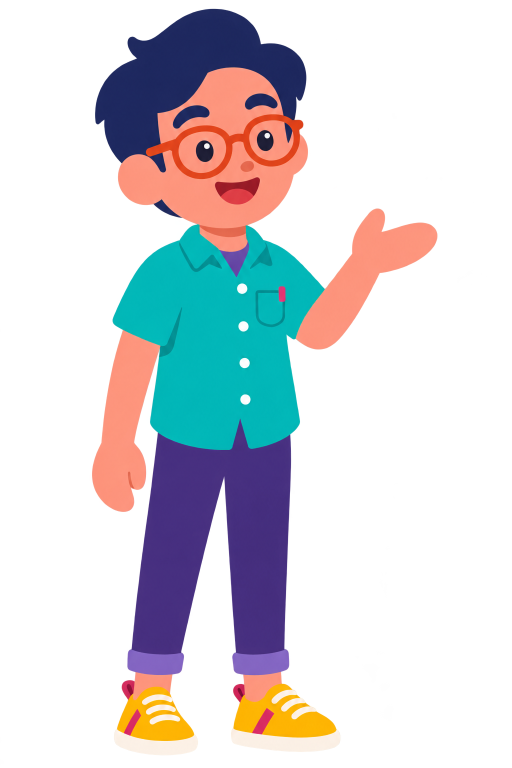
#> input picture remotion-remake/assets/mascot/source.png, 1024 x 1536 px (shown at 1/2 size)
$ python board.py
#> lines starting #> are read from the running program, lines starting #| are printed output that depends on the picture
"""Ghép bảng ảnh mẫu phong cách (fedtoon-characters.png) từ ảnh các nhân vật của kênh.

OpenAI nhận bảng này kèm mỗi yêu cầu vẽ (khi bật "Vẽ theo ảnh mẫu phong cách") để nền và đồ vật
cùng nét vẽ với nhân vật. Chạy lại khi thêm hoặc đổi ảnh nhân vật:
    python assets/style/board.py
Mọi ảnh png/jpg/webp khác đặt trong thư mục này cũng được gửi kèm (tối đa 8 ảnh, chỉ dùng ảnh của bạn).
"""
from pathlib import Path

import numpy as np
from PIL import Image

HERE = Path(__file__).resolve().parent
ROOT = HERE.parent.parent
SOURCES = [
    ROOT / "assets" / "mascot" / "source.png",
    *(ROOT / "assets" / "cast" / cid / "source.png" for cid in ["woman", "man", "scientist", "teen", "boy", "kid", "grandpa"]),
]
OUT = HERE / "fedtoon-characters.png"
BG = (238, 236, 244, 255)


def trimmed(path: Path) -> Image.Image:
    im = Image.open(path).convert("RGBA")
#> im is the input picture: PIL image 1024x1536 RGBA; mean R, G, B, A 37, 38.6, 42.3, 77.3
    a = np.array(im)[..., 3]
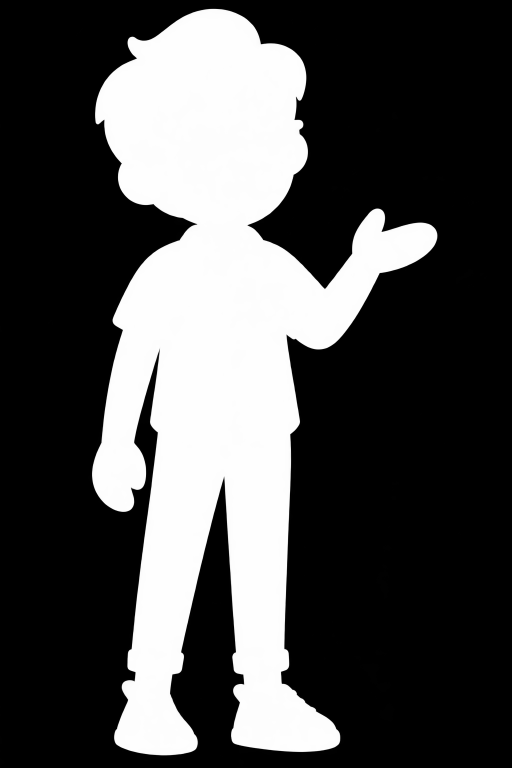
#> a: shape (1536, 1024) (shown at 1/2 size); min 0, max 254, mean 77.3
    ys, xs = np.nonzero(a > 200)
    return im.crop((xs.min(), ys.min(), xs.max() + 1, ys.max() + 1))
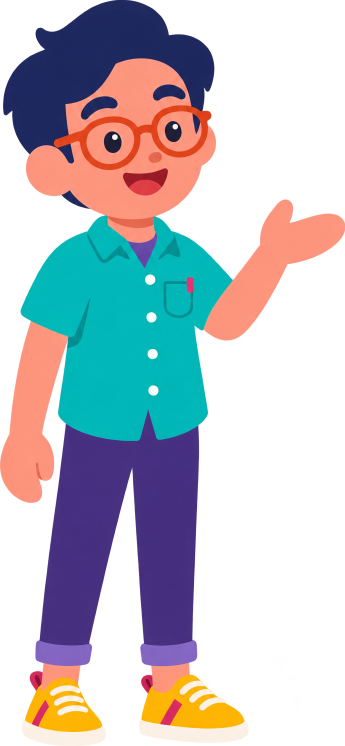
#> returned value: PIL image 690x1492 RGBA (shown at 1/2 size); mean R, G, B, A 56.2, 58.7, 64.3, 118; transparent parts drawn white


def main() -> None:
    figures = [trimmed(p) for p in SOURCES]
#> figures = 8 items
    h = 700
    figures = [f.resize((round(f.width * h / f.height), h), Image.LANCZOS) for f in figures]
    gap = 40
    width = sum(f.width for f in figures) + gap * (len(figures) + 1)
#> width = 2952
    board = Image.new("RGBA", (width, h + 2 * gap), BG)
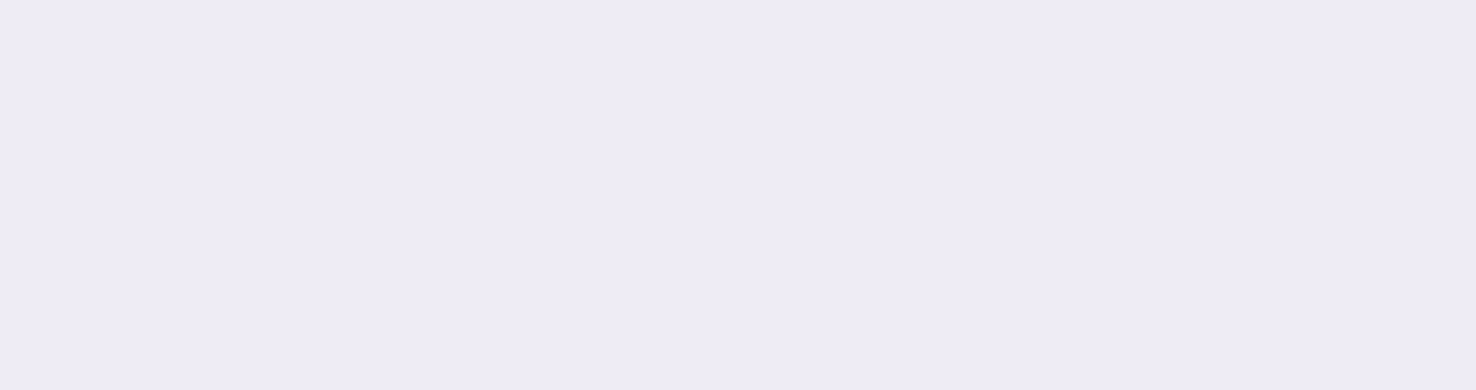
#> board: PIL image 2952x780 RGBA (shown at 1/2 size); mean R, G, B, A 238, 236, 244, 255
    x = gap
    for f in figures:
        board.alpha_composite(f, (x, gap))
        x += f.width + gap
#> this loop made 8 passes
#> x on passes 1 to 8: 404, 768, 1132, 1496, 1860, 2224, 2588, 2952
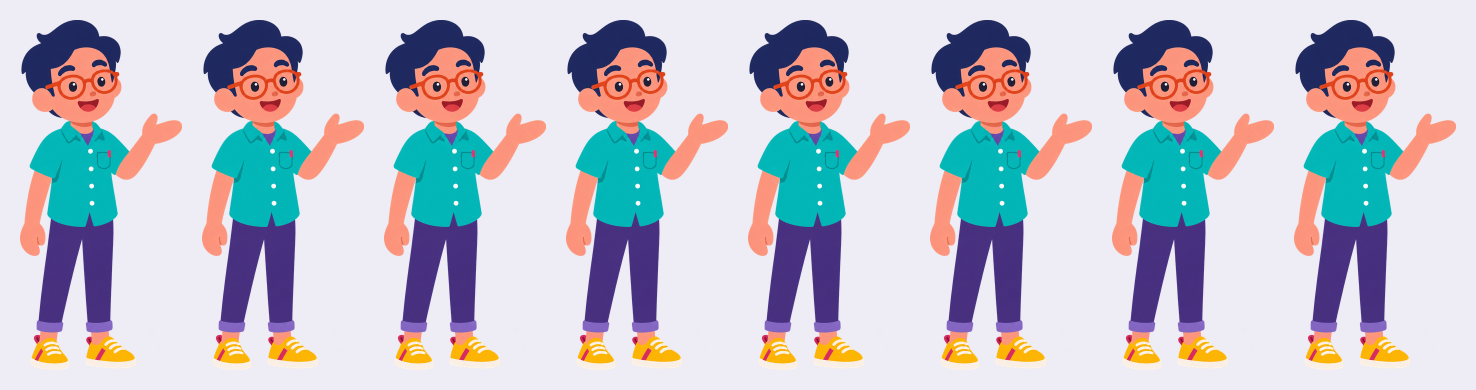
#> board: PIL image 2952x780 RGBA (shown at 1/2 size); mean R, G, B, A 193, 193.8, 203.3, 255
#> after the loop, x = 2952
    # Kích thước vừa phải: đủ rõ nét vẽ mà không tốn nhiều token ảnh đầu vào.
    scale = 1536 / board.width
#> scale = 0.52
    board = board.resize((1536, round(board.height * scale)), Image.LANCZOS)
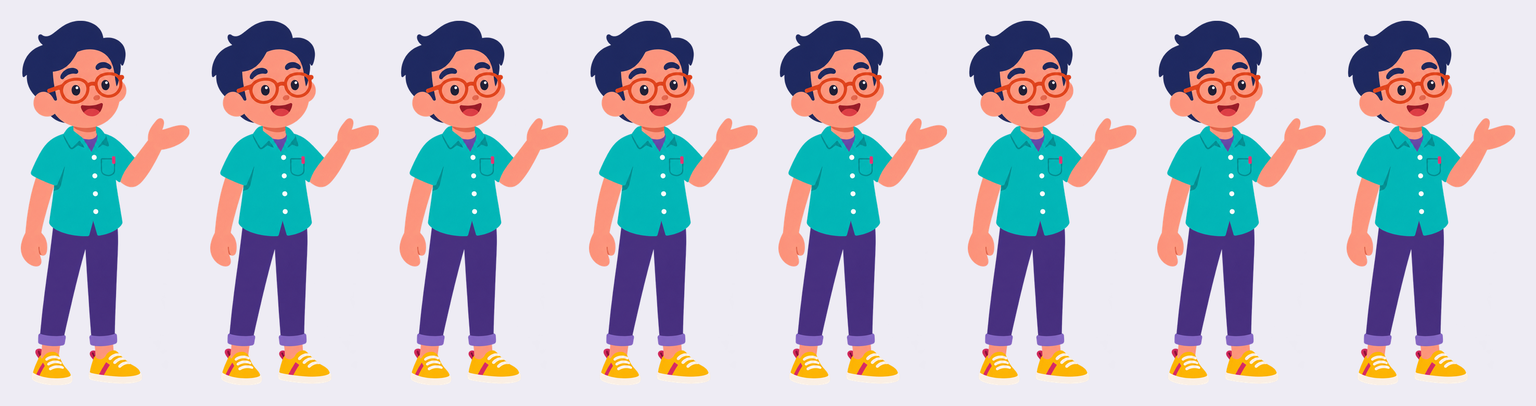
#> board: PIL image 1536x406 RGBA; mean R, G, B, A 193, 193.8, 203.3, 255
    board.convert("RGB").save(OUT, optimize=True)
    print(OUT, board.size, OUT.stat().st_size // 1024, "KB")
#| remotion-remake/assets/style/fedtoon-characters.png (1536, 406) 474 KB


if __name__ == "__main__":
    main()
